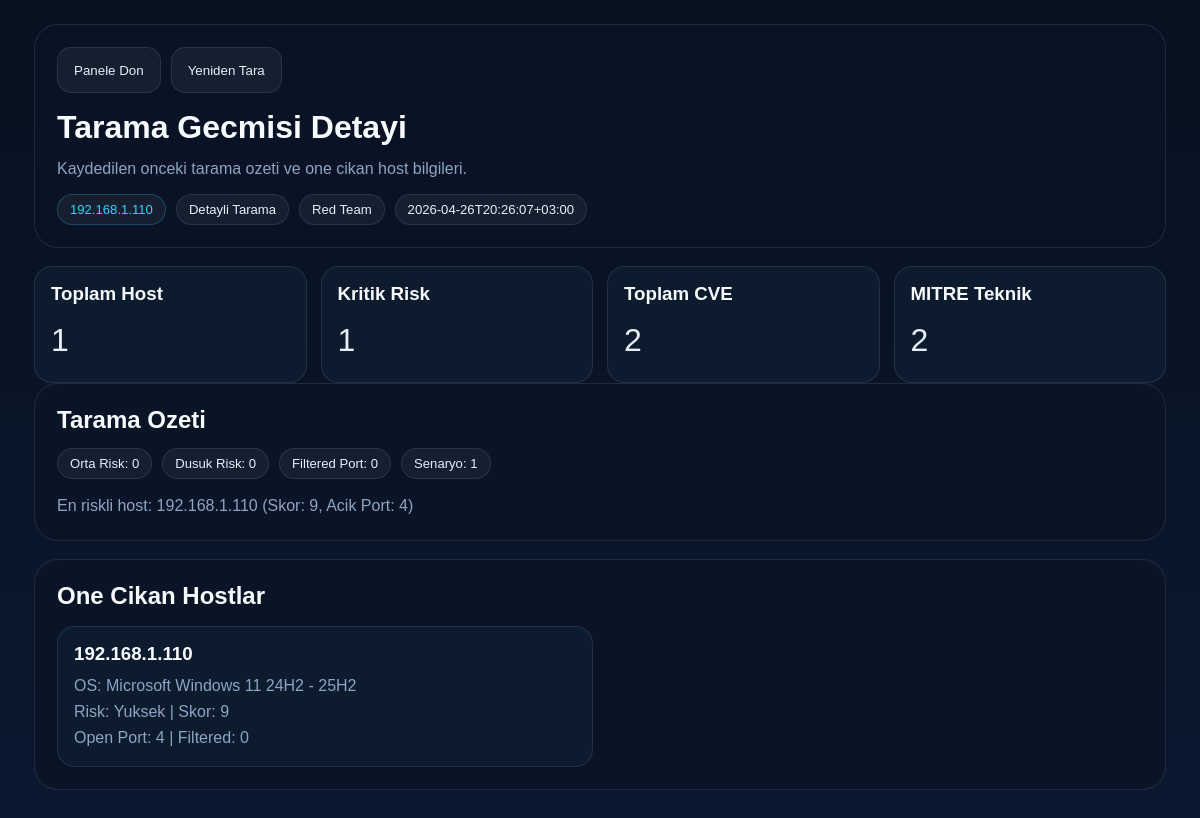
Screenshot of /history/2 with the database file from the repository.
### tables this page shows
CREATE TABLE scan_history (
                id INTEGER PRIMARY KEY AUTOINCREMENT,
                target TEXT NOT NULL,
                scan_type TEXT NOT NULL,
                scan_label TEXT NOT NULL,
                team_mode TEXT NOT NULL,
                total_hosts INTEGER NOT NULL DEFAULT 0,
                high_risk_hosts INTEGER NOT NULL DEFAULT 0,
                total_known_cves INTEGER NOT NULL DEFAULT 0,
                detail_json TEXT,
                created_at TEXT NOT NULL
            );

### web_app.py (the view)
@app.route("/history/<int:history_id>")
def history_detail(history_id):
    history_item = get_scan_history_detail(history_id)
    if history_item is None:
        return Response("Tarama gecmisi bulunamadi.", status=404, mimetype="text/plain; charset=utf-8")
    return render_template("history_detail.html", history_item=history_item)

### history.py (called while the page is built)
def get_connection():
    return sqlite3.connect(DATABASE_PATH)

def _parse_detail_json(raw_detail):
    if not raw_detail:
        return {}
    try:
        return json.loads(raw_detail)
    except json.JSONDecodeError:
        return {}

def get_scan_history_item(history_id):
    with get_connection() as connection:
        row = connection.execute(
            """
            SELECT id, target, scan_type, scan_label, team_mode,
                   total_hosts, high_risk_hosts, total_known_cves, detail_json, created_at
            FROM scan_history
            WHERE id = ?
            """,
            (int(history_id),),
        ).fetchone()
    if row is None:
        return None
    return {
        "id": row[0],
        "target": row[1],
        "scan_type": row[2],
        "scan_label": row[3],
        "team_mode": row[4],
        "total_hosts": row[5],
        "high_risk_hosts": row[6],
        "total_known_cves": row[7],
        "detail": _parse_detail_json(row[8]),
        "created_at": row[9],
    }

def get_scan_history_detail(history_id):
    return get_scan_history_item(history_id)

### templates/history_detail.html (shortened to what this page needs)
<!DOCTYPE html>
<html lang="tr">
<head>
</head>
<body>
    <div class="shell">
        <div class="card">
            <div style="display:flex; gap:10px; flex-wrap:wrap;">
                <a href="/"><button type="button" class="tool">Panele Don</button></a>
                <a href="/?target={{ history_item.target|urlencode }}&scan_type={{ history_item.scan_type|urlencode }}&team_mode={{ history_item.team_mode|urlencode }}&autostart=1"><button type="button" class="tool">Yeniden Tara</button></a>
            </div>
            <h1 style="margin-top:16px;">Tarama Gecmisi Detayi</h1>
            <p class="muted" style="margin-top:10px;">Kaydedilen onceki tarama ozeti ve one cikan host bilgileri.</p>
            <div class="quick">
                <span class="pill accent">{{ history_item.target }}</span>
                <span class="pill">{{ history_item.scan_label }}</span>
                <span class="pill">{% if history_item.team_mode == 'red' %}Red Team{% else %}Blue Team{% endif %}</span>
                <span class="pill">{{ history_item.created_at }}</span>
            </div>
        </div>
        <div class="stats">
            <div class="stat"><h3>Toplam Host</h3><p style="margin-top:10px; font-size:2rem;">{{ history_item.total_hosts }}</p></div>
            <div class="stat"><h3>Kritik Risk</h3><p style="margin-top:10px; font-size:2rem;">{{ history_item.high_risk_hosts }}</p></div>
            <div class="stat"><h3>Toplam CVE</h3><p style="margin-top:10px; font-size:2rem;">{{ history_item.total_known_cves }}</p></div>
            <div class="stat"><h3>MITRE Teknik</h3><p style="margin-top:10px; font-size:2rem;">{{ history_item.detail.mitre_technique_count or 0 }}</p></div>
        </div>
        <div class="card">
            <h2>Tarama Ozeti</h2>
            <div class="quick" style="margin-top:14px;">
                <span class="pill">Orta Risk: {{ history_item.detail.medium_risk_hosts or 0 }}</span>
                <span class="pill">Dusuk Risk: {{ history_item.detail.low_risk_hosts or 0 }}</span>
                <span class="pill">Filtered Port: {{ history_item.detail.total_filtered_ports or 0 }}</span>
                <span class="pill">Senaryo: {{ history_item.detail.scenario_count or 0 }}</span>
            </div>
            <p class="muted" style="margin-top:14px;">En riskli host: {{ history_item.detail.most_risky_host or 'Yok' }}</p>
        </div>
        <div class="card">
            <h2>One Cikan Hostlar</h2>
            {% if history_item.detail.hosts %}
                <div class="host-grid" style="margin-top:16px;">
                    {% for host in history_item.detail.hosts %}
                    <div class="host-item">
                        <h3>{{ host.ip }}</h3>
                        <p class="muted" style="margin-top:8px;">OS: {{ host.detected_os }}</p>
                        <p class="muted">Risk: {{ host.general_risk }} | Skor: {{ host.host_score }}</p>
                        <p class="muted">Open Port: {{ host.total_open_ports }} | Filtered: {{ host.total_filtered_ports }}</p>
                    </div>
                    {% endfor %}
                </div>
            {% else %}
                <p class="muted" style="margin-top:14px;">Bu kayit icin host detayi bulunamadi.</p>
            {% endif %}
        </div>
    </div>
</body>
</html>

### templates/history_detail.html (style rules this page uses)
:root { --bg: #07111f; --panel: rgba(10, 21, 38, 0.90); --card: rgba(14, 28, 48, 0.94); --line: rgba(148, 163, 184, 0.16); --text: #e8eef8; --muted: #8ea4c2; --heading: #f7fbff; --accent: #35d0ff; --ok: #31d39b; --warn: #ffb54a; --bad: #ff6177; }
* { box-sizing: border-box; }
body { margin: 0; min-height: 100vh; font-family: "Segoe UI Variable", "Aptos", "Trebuchet MS", sans-serif; background: linear-gradient(180deg, #07111f 0%, #0b1830 100%); color: var(--text); }
.shell { max-width: 1180px; margin: 0 auto; padding: 24px; }
.card { background: var(--panel); border: 1px solid var(--line); border-radius: 24px; padding: 22px; margin-bottom: 18px; }
.stats, .host-grid { display: grid; gap: 14px; }
.stats { grid-template-columns: repeat(4, 1fr); }
.host-grid { grid-template-columns: repeat(2, 1fr); }
.stat, .host-item { background: var(--card); border: 1px solid var(--line); border-radius: 18px; padding: 16px; }
h1, h2, h3 { margin: 0; color: var(--heading); }
p { margin: 0; line-height: 1.6; }
.muted { color: var(--muted); }
.quick { display: flex; flex-wrap: wrap; gap: 10px; margin-top: 12px; }
.pill { display: inline-flex; align-items: center; border: 1px solid var(--line); border-radius: 999px; padding: 7px 12px; font-size: .82rem; background: rgba(255,255,255,.05); }
.pill.accent { color: var(--accent); border-color: rgba(53,208,255,.24); }
.tool { min-height: 46px; border-radius: 14px; padding: 0 16px; cursor: pointer; border: 1px solid var(--line); color: var(--text); background: rgba(255,255,255,.05); }
a { text-decoration: none; }

### rows the page displays
scan_history: target "192.168.1.110", scan_label "Detayli Tarama", created_at "2026-04-26T20:26:07+03:00", total_hosts "1", high_risk_hosts "1", total_known_cves "2"

### other values shown
{{ history_item.detail.mitre_technique_count or 0 }} "2"
{{ history_item.detail.medium_risk_hosts or 0 }} "0"
{{ history_item.detail.low_risk_hosts or 0 }} "0"
{{ history_item.detail.total_filtered_ports or 0 }} "0"
{{ history_item.detail.scenario_count or 0 }} "1"
{{ history_item.detail.most_risky_host or 'Yok' }} "192.168.1.110 (Skor: 9, Acik Port: 4)"
{{ host.ip }} "192.168.1.110"
{{ host.detected_os }} "Microsoft Windows 11 24H2 - 25H2"
{{ host.general_risk }} "Yuksek"
{{ host.host_score }} "9"
{{ host.total_open_ports }} "4"
{{ host.total_filtered_ports }} "0"
